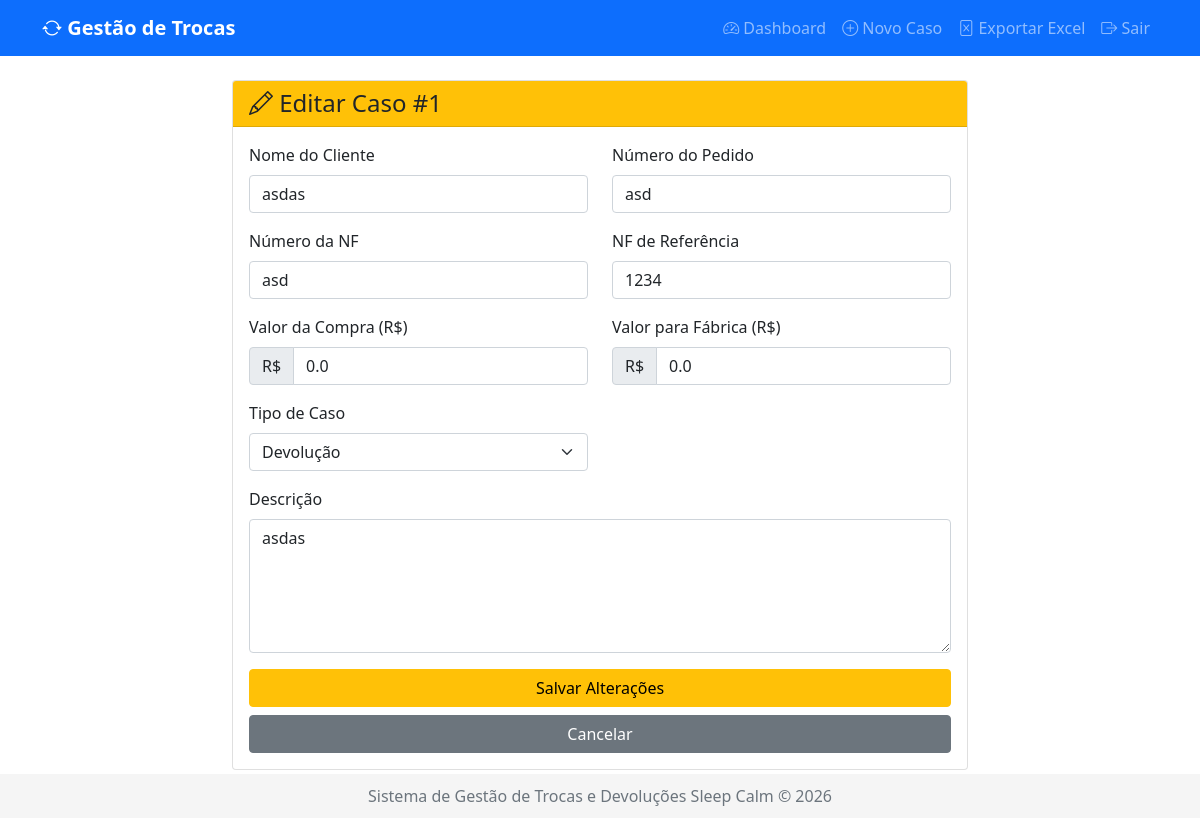
The page /caso/1/editar (signed in) on the database its author committed.
### models/caso.py (models this page shows, shortened)
class Caso(db.Model):
    __tablename__ = 'casos'
    id = db.Column(db.Integer, primary_key=True)
    cliente_nome = db.Column(db.String(100), nullable=False)
    pedido_numero = db.Column(db.String(50), nullable=False)
    nf_numero = db.Column(db.String(50), nullable=False)
    nf_referencia = db.Column(db.String(50))
    tipo_caso = db.Column(db.String(20), nullable=False)
    descricao = db.Column(db.Text, nullable=False)
    valor_compra = db.Column(db.Float, default=0.0)
    valor_fabrica = db.Column(db.Float, default=0.0)
    status = db.Column(db.String(20), default='aguardando')
    data_criacao = db.Column(db.DateTime, default=datetime.utcnow)
    data_atualizacao = db.Column(db.DateTime, default=datetime.utcnow, onupdate=datetime.utcnow)
    data_aprovacao = db.Column(db.DateTime)
    data_reprovacao = db.Column(db.DateTime)
    user_id = db.Column(db.Integer, db.ForeignKey('users.id'), nullable=False)
    aprovado_por_id = db.Column(db.Integer, db.ForeignKey('users.id'), nullable=True)
    reprovado_por_id = db.Column(db.Integer, db.ForeignKey('users.id'), nullable=True)
    uploads = db.relationship('Upload', backref='caso', lazy=True, cascade='all, delete-orphan')

### app.py (the view, shortened to what this page needs)
@app.route('/caso/<int:id>/editar', methods=['GET', 'POST'])
@login_required
def editar_caso(id):
    caso = Caso.query.get_or_404(id)
    if current_user.id != caso.user_id and current_user.username != 'admin':
        flash('Você não tem permissão para editar este caso.', 'danger')
        return redirect(url_for('caso_detalhe', id=id))
    form = CasoForm(obj=caso)
    return render_template('editar_caso.html', form=form, caso=caso)

### forms/forms.py
class CasoForm(FlaskForm):
    cliente_nome = StringField('Nome do Cliente', validators=[DataRequired()])
    pedido_numero = StringField('Número do Pedido', validators=[DataRequired()])
    nf_numero = StringField('Número da NF', validators=[DataRequired()])
    nf_referencia = StringField('NF de Referência', validators=[Optional()])  # NOVO
    valor_compra = FloatField('Valor da Compra (R$)',
                             validators=[Optional(), NumberRange(min=0, message='Valor não pode ser negativo')])
    valor_fabrica = FloatField('Valor para Fábrica (R$)',
                              validators=[Optional(), NumberRange(min=0, message='Valor não pode ser negativo')])
    tipo_caso = SelectField('Tipo de Caso',
                          choices=[('troca', 'Troca'),
                                 ('devolucao', 'Devolução'),
                                 ('defeito', 'Defeito')])
    descricao = TextAreaField('Descrição', validators=[DataRequired()])
    fotos = FileField('Fotos', validators=[FileAllowed(['jpg', 'png', 'jpeg', 'gif'])])
    submit = SubmitField('Registrar')

### app.py (called while the page is built)
@login_manager.user_loader
def load_user(user_id):
    return User.query.get(int(user_id))

### templates/editar_caso.html (shortened to what this page needs)
{% extends "base.html" %}
{% block content %}
<div class="row justify-content-center">
    <div class="col-md-8">
        <div class="card">
            <div class="card-header bg-warning">
                <h4 class="mb-0"><i class="bi bi-pencil"></i> Editar Caso #{{ caso.id }}</h4>
            </div>
            <div class="card-body">
                <form method="POST">
                    <div class="row">
                        <div class="col-md-6 mb-3">
                            {{ form.cliente_nome.label(class="form-label") }}
                            {{ form.cliente_nome(class="form-control") }}
                        </div>
                        <div class="col-md-6 mb-3">
                            {{ form.pedido_numero.label(class="form-label") }}
                            {{ form.pedido_numero(class="form-control") }}
                        </div>
                    </div>
                    <div class="row">
                        <div class="col-md-6 mb-3">
                            {{ form.nf_numero.label(class="form-label") }}
                            {{ form.nf_numero(class="form-control") }}
                        </div>
                        <div class="col-md-6 mb-3">
                            {{ form.nf_referencia.label(class="form-label") }}
                            {{ form.nf_referencia(class="form-control") }}
                        </div>
                    </div>
                    <div class="row">
                        <div class="col-md-6 mb-3">
                            {{ form.valor_compra.label(class="form-label") }}
                            <div class="input-group">
                                <span class="input-group-text">R$</span>
                                {{ form.valor_compra(class="form-control", type="number", step="0.01") }}
                            </div>
                        </div>
                        <div class="col-md-6 mb-3">
                            {{ form.valor_fabrica.label(class="form-label") }}
                            <div class="input-group">
                                <span class="input-group-text">R$</span>
                                {{ form.valor_fabrica(class="form-control", type="number", step="0.01") }}
                            </div>
                        </div>
                    </div>
                    <div class="row">
                        <div class="col-md-6 mb-3">
                            {{ form.tipo_caso.label(class="form-label") }}
                            {{ form.tipo_caso(class="form-select") }}
                        </div>
                    </div>
                    <div class="mb-3">
                        {{ form.descricao.label(class="form-label") }}
                        {{ form.descricao(class="form-control", rows=5) }}
                    </div>
                    <div class="d-grid gap-2">
                        <button type="submit" class="btn btn-warning">Salvar Alterações</button>
                        <a href="{{ url_for('caso_detalhe', id=caso.id) }}" class="btn btn-secondary">Cancelar</a>
                    </div>
                </form>
            </div>
        </div>
    </div>
</div>
{% endblock %}

### rows shown on the page
Caso: id "1", cliente_nome "asdas", pedido_numero "asd", nf_numero "asd", nf_referencia "1234", valor_compra "0.0", valor_fabrica "0.0", tipo_caso "Devolução", descricao "asdas"
